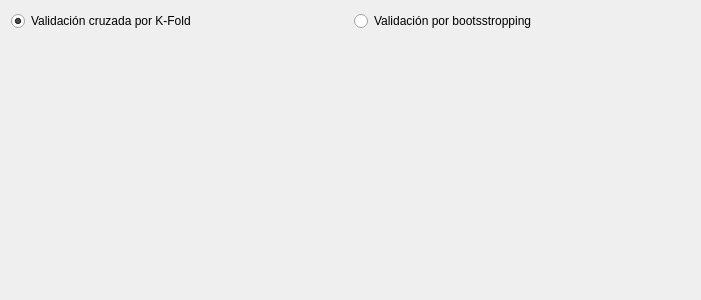
<?xml version="1.0" encoding="UTF-8"?>
<ui version="4.0">
 <class>WidgetValidation</class>
 <widget class="QWidget" name="WidgetValidation">
  <property name="geometry">
   <rect>
    <x>0</x>
    <y>0</y>
    <width>701</width>
    <height>300</height>
   </rect>
  </property>
  <property name="windowTitle">
   <string>Form</string>
  </property>
  <layout class="QGridLayout" name="gridLayout">
   <item row="0" column="0">
    <widget class="QRadioButton" name="rBKFold">
     <property name="text">
      <string>Validación cruzada por K-Fold</string>
     </property>
     <property name="checked">
      <bool>true</bool>
     </property>
    </widget>
   </item>
   <item row="0" column="1">
    <widget class="QRadioButton" name="rbBootStro">
     <property name="sizePolicy">
      <sizepolicy hsizetype="Minimum" vsizetype="Fixed">
       <horstretch>0</horstretch>
       <verstretch>0</verstretch>
      </sizepolicy>
     </property>
     <property name="text">
      <string>Validación por bootsstropping</string>
     </property>
    </widget>
   </item>
   <item row="1" column="0" colspan="2">
    <widget class="QWidget" name="subWidget" native="true">
     <property name="sizePolicy">
      <sizepolicy hsizetype="Minimum" vsizetype="Minimum">
       <horstretch>0</horstretch>
       <verstretch>0</verstretch>
      </sizepolicy>
     </property>
    </widget>
   </item>
  </layout>
 </widget>
 <resources/>
 <connections/>
</ui>
